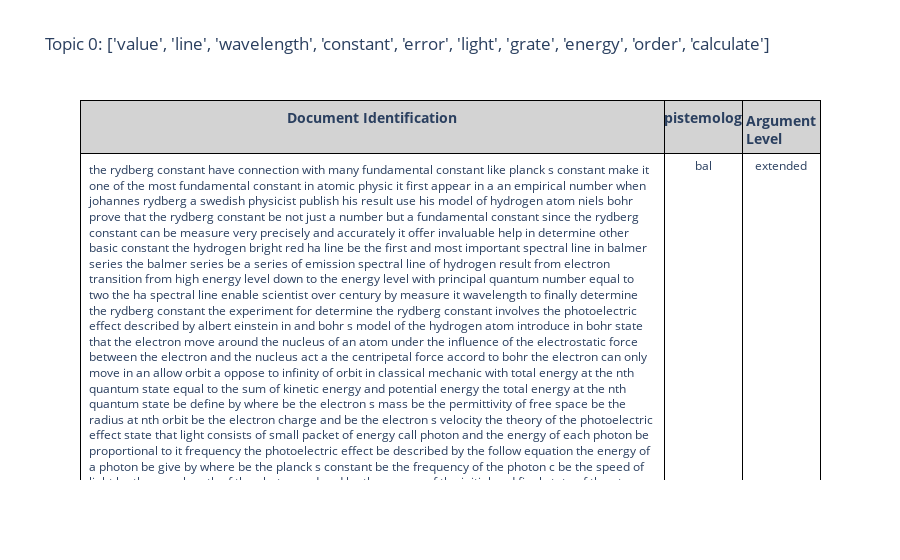
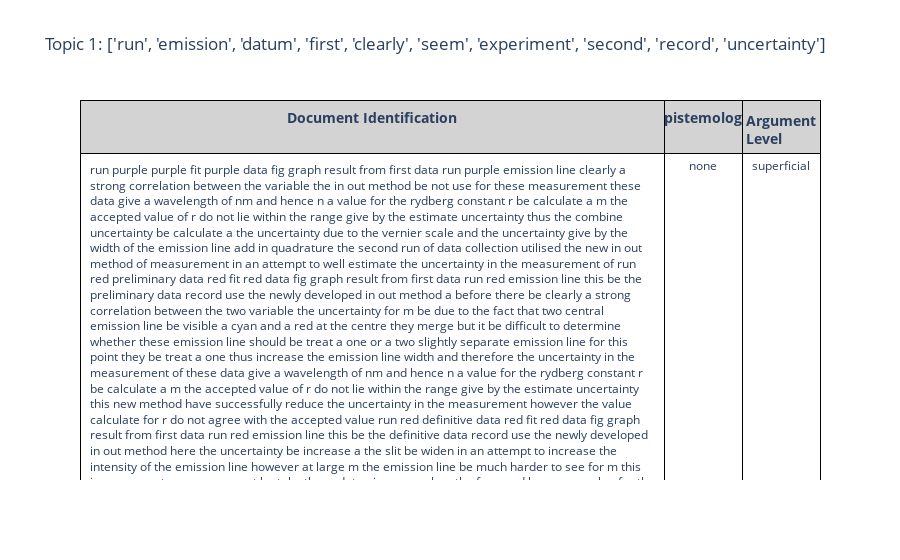
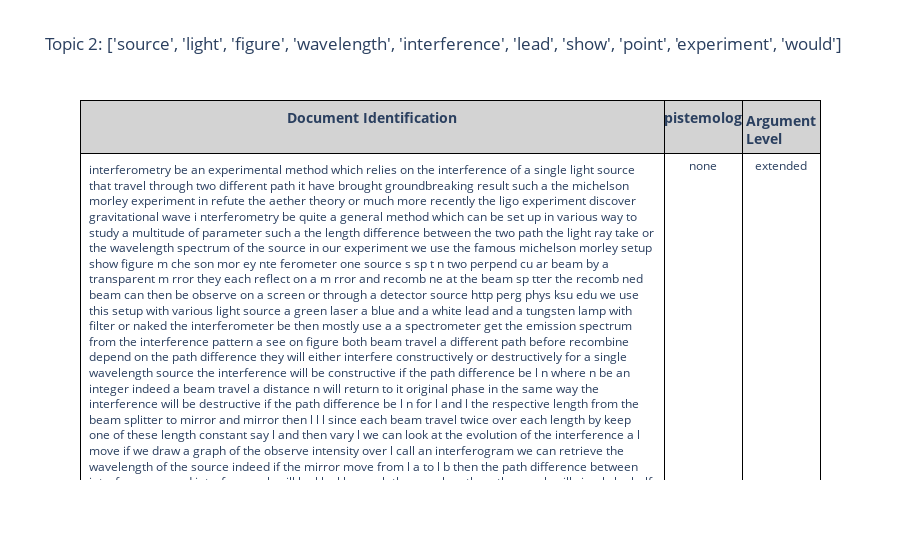
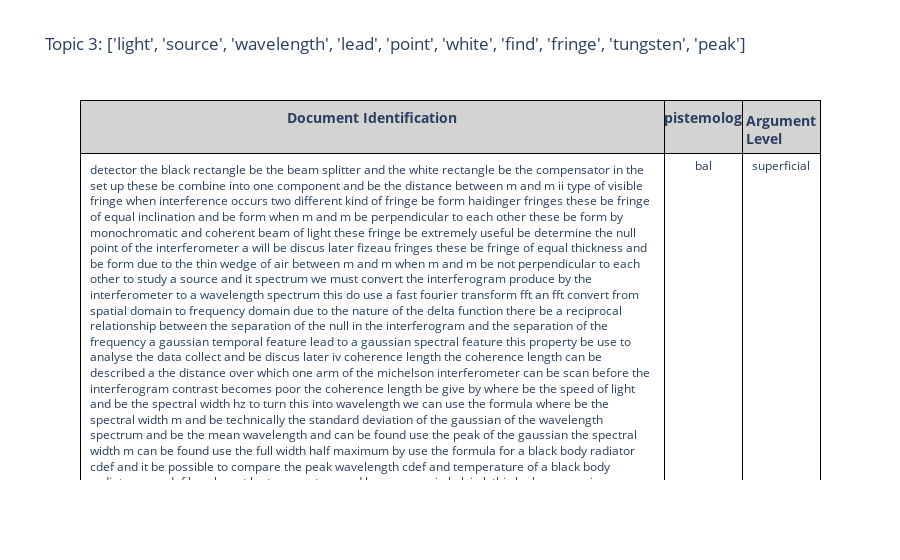

Source (notebook cell) for these figures, in order:
### Markdown cell above
### D. Most representative documents for each topic

We can also go through, topic-by-topic, and find the most representative documents for each topic, which can be useful both for verifying that these topic groupings make sense and to characterize each topic:

### Code cell
num_docs = 10
try:
    #Show tables in plotly if plotly is intalled
    import plotly.graph_objects as go
    for t in range(num_topics):
        #print("Topic {}: {}".format(t,lda_model.print_topics(num_words=6)[t][1]))
        formattedlist = [word[0] for word in lda_model.show_topics(num_topics = 4, formatted=False)[t][1]]
        content = df.sort_values(by=t, ascending=False)[['Content','ReasoningLevel','ArgumentLevel',t]][:num_docs]
        fig = go.Figure(data=[ go.Table(
            #columnwidth = [60, 40, 40, 300, 220],
            columnwidth = [ 300, 40, 40],
            header=dict(
                #values=['<b>Document number</b>', '<b>Weight</b>', '<b>Year</b>', '<b>Title</b>', '<b>Authors</b>'],
                values = ['<b>Document Identification</b>', '<b>Epistemology</b>', '<b> Argument Level </b>'],
                height=48,
                font_size=14,
                line_color='black',
                fill_color='lightgrey'),
            cells=dict(
                #values=[list(content.index), list(round(content[t],2)), list(content.Content), list(content.ReasoningLevel), list(content.ArgumentLevel)],
                values = [list(content.Content), list(content.ReasoningLevel), list(content.ArgumentLevel)],
                align=['center', 'center', 'center', 'left', 'left'],
                height=48,
                font_size=12,
                line_color='black',
                fill_color='white')) ])
        fig.update_layout( title_text="Topic {}: {}".format(t,formattedlist) )
        #fig.show() 
    del content
except: 
    pd.set_option('display.max_colwidth', 150)
    for t in range(num_topics):
        print("Topic {}: {}".format(t,lda_model.print_topics(num_words=6)[t][1]))
        df.sort_values(by=t, ascending=False)[['StudentID','ReasoningLevel','ArgumentLevel',t]][:num_docs]
        # sort in terms of studentID then Reasoning level and then Argument levell
        print('\n\n')
